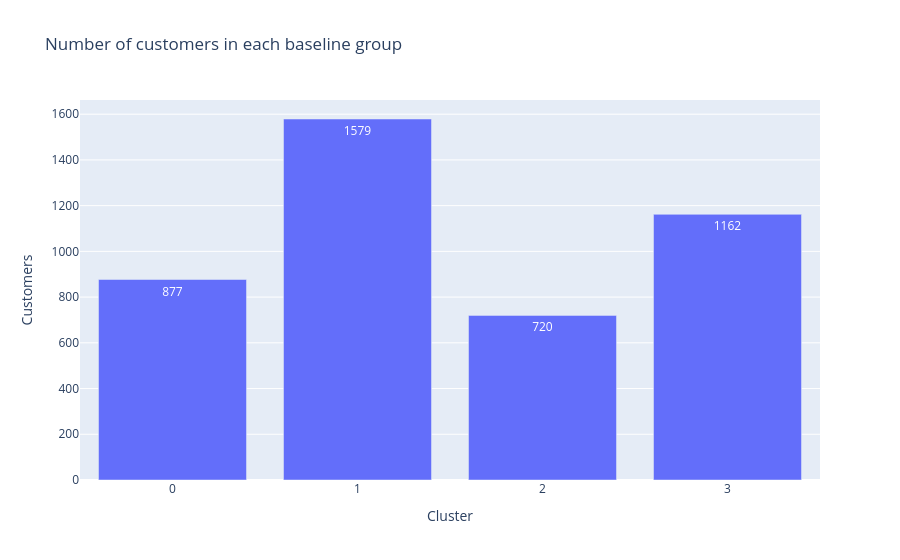

This figure's notebook cell:
### Markdown cell above
## 5. Group distribution

Customer group sizes help identify whether the segmentation
represents several substantial groups or a highly imbalanced partition.

These four groups belong to the baseline solution;
they must not be confused with the separate K=2 diagnostic.

### Code cell
fig = px.bar(
    recreated,
    x="cluster",
    y="customers",
    text="customers",
    title="Number of customers in each baseline group",
    labels={"cluster": "Cluster", "customers": "Customers"},
)

fig.update_xaxes(type="category")
fig.show()

### Figure 1 — Plotly figure (JSON) as saved in the notebook; plotly's stock layout.template omitted (floating-point values rounded to 4 significant figures)
{"data": [{"hovertemplate": "Cluster=%{x}<br>Customers=%{text}<extra></extra>", "legendgroup": "", "marker": {"color": "#636efa", "pattern": {"shape": ""}}, "name": "", "orientation": "v", "showlegend": false, "text": [877.0, 1579.0, 720.0, 1162.0], "textposition": "auto", "type": "bar", "x": [0, 1, 2, 3], "xaxis": "x", "y": [877, 1579, 720, 1162], "yaxis": "y"}], "layout": {"barmode": "relative", "legend": {"tracegroupgap": 0}, "title": {"text": "Number of customers in each baseline group"}, "xaxis": {"anchor": "y", "domain": [0.0, 1.0], "title": {"text": "Cluster"}, "type": "category"}, "yaxis": {"anchor": "x", "domain": [0.0, 1.0], "title": {"text": "Customers"}}}}
